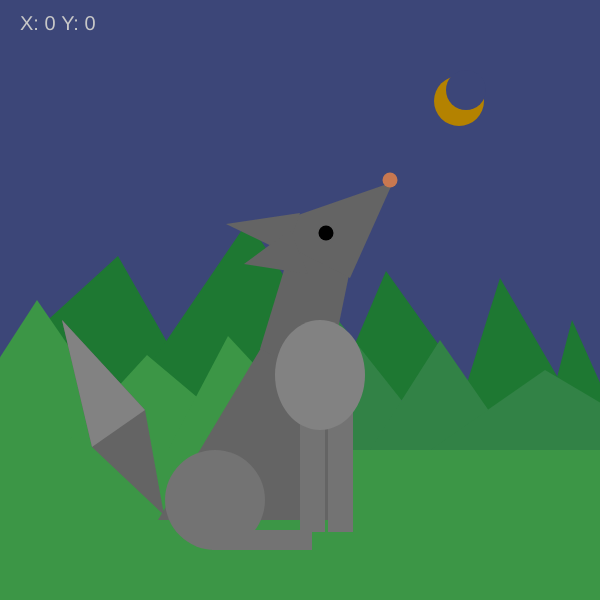
Frame 1 (no input)
Frame 60 (no input): identical to frame 1, image omitted
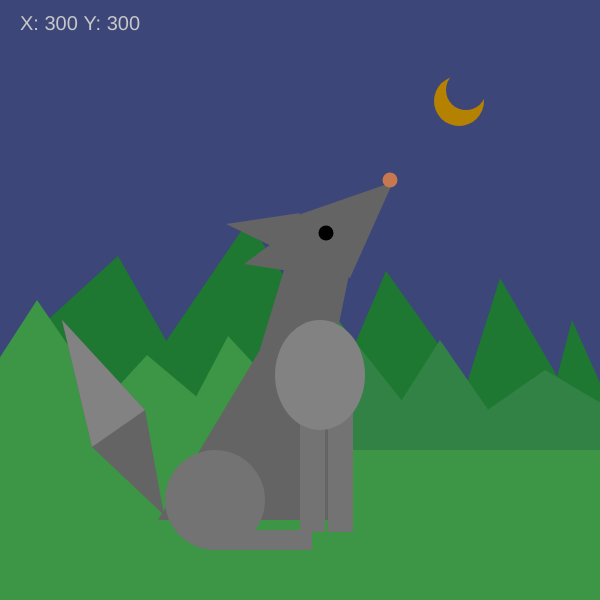
Frame 120 (the mouse pressed at the canvas centre since frame 60)

The p5.js sketch that drew these frames (run headless with seeded random() and noise() and a simulated clock; from frame 60 on, the mouse is pressed at the canvas centre):

// p5.js sketch
// ── sketch.js
function setup()
{
    createCanvas(600,600)
}

function draw()
{
background(60,70,120);
// make the coordinates show up on the canvas
fill (200);
textSize(20);
text("X: " + mouseX + " Y: " + mouseY, 20, 30);
// the moon
fill (180, 130, 0);
noStroke();
circle (459, 101,50);
fill(60,70,120);
circle (466, 90, 40);
// back mountains
fill(30,120,50);
triangle(-40,400, 118,256, 200,400);
triangle(126,400, 248,221, 365,400);
triangle(331,400, 386,271, 478,400);
triangle(446,450, 500,278, 600,450);
triangle(538,450, 572,320, 630,450)

// front mountains
fill(50,130,70)
triangle(260,450, 334,315, 441,450);
triangle(370,450, 440,340, 516,450);
triangle(430,450, 545,370, 680,450);
fill(60,150,70)
triangle(-60,450, 37,300, 140,450);
triangle(60,450, 147,355, 260,450);
triangle(168,450, 228,336, 334,450);

//foreground
rect (0,450,600,150);

//wolf
fill(100);
triangle (158,520, 312,263, 348,520);
quad(260,349, 291,247, 350,270, 327,382);
//head
triangle (255,230, 393,182, 350, 278);
triangle (286,253, 226,224, 300,213);
triangle (290,230, 244,264, 308,274);
//tail
quad(164,515, 92,447,62,320, 145,410);
//details
fill(115);
rect(328,412, 25, 120);
rect(300,412, 25, 120);
circle (215,500,100);
rect (212,530,100,20);
fill(130);
ellipse (320,375, 90, 110);
triangle(92,447, 62,320, 145,410);
// eyes
fill(0);
circle(326,233,15)
//nose
fill(200,120,80);
circle(390,180,15);


}
